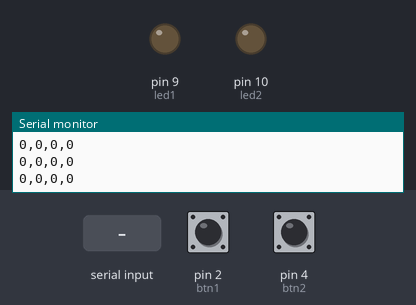
The sketch below on a simulated Arduino Uno, built with avr-gcc and run on an emulated ATmega328P. On the bench: output pins drawn as LEDs (lit = HIGH), the last lines printed to the serial monitor. The test bench sets the inputs (shaded band); at power-on: pin 2 (btn1) HIGH, pin 4 (btn2) HIGH.

Above: at 1.0 s.
1.1 s: "A" received over Serial
At 2.3 s:
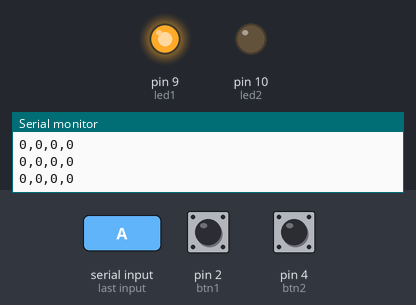
2.7 s: "B" received over Serial
At 3.5 s:
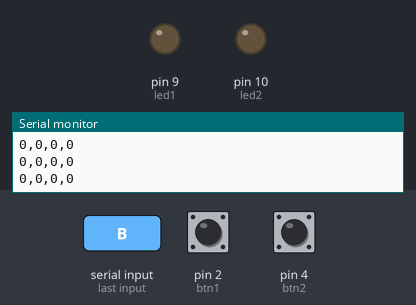
Timing chart, 0 to 5.7 s (numbered marks = the images above; inputs shaded):
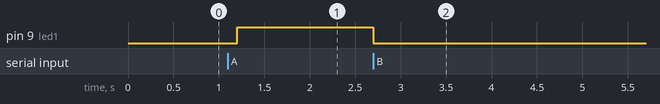

The sketch:

AshF_SS5.ino
```cpp
/* arduino_serial_handshaking.ino */
const int led1 = 9;           // Pin for the first LED
const int led2 = 10;          // Pin for the second LED
const int btn1 = 2;           // Pin for Button 1 (uses internal pull-up)
const int btn2 = 4;           // Pin for Button 2 (uses internal pull-up)

void setup() {
  Serial.begin(9600);         // Initialize serial communication at 9600 bits per second
  pinMode(led1, OUTPUT);      // Set LED 1 pin as an output
  pinMode(led2, OUTPUT);      // Set LED 2 pin as an output
  pinMode(btn1, INPUT_PULLUP); // Set Pin 2 as input; high when open, low when pressed
  pinMode(btn2, INPUT_PULLUP); // Set Pin 4 as input; high when open, low when pressed
  establishContact();         // Run the handshake function to wake up P5.js
}

void loop() {
  // Check if P5.js has sent a character to the Arduino
  if (Serial.available() > 0) {
    char inByte = Serial.read(); // Read the character ('A' for Start/Resume, 'B' for Pause)

    if (inByte == 'A') {         // P5 is requesting data
      // Read sensor states; '!' inverts the signal so 1 means "pressed"
      int s1 = !digitalRead(btn1);
      int s2 = !digitalRead(btn2);

      // Send the data as a comma-separated string back to P5
      Serial.print(s1);          // Send Button 1 state
      Serial.print(",");         // Add separator
      Serial.print(s2);          // Send Button 2 state
      Serial.print(",");         // Add separator
      Serial.print(0);           // Send placeholder for Potentiometer 1
      Serial.print(",");         // Add separator
      Serial.println(0);         // Send placeholder for Pot 2 and a newline (\n)

      // Visual feedback: Turn LED on while data is flowing
      digitalWrite(led1, HIGH);
    }
    else if (inByte == 'B') {    // P5 has requested a pause
      digitalWrite(led1, LOW);   // Turn off LED to indicate stopped state
    }
  }
}

void establishContact() {
  // Stay in this loop until P5 sends a character back to the Arduino
  while (Serial.available() <= 0) {
    // Send a "heartbeat" string to let P5 know the Arduino is ready
    Serial.println("0,0,0,0");
    delay(300);                // Wait 300ms between attempts to avoid flooding
  }
}
```

Measured:
- after the input at 1.1 s, pin 9 (led1): LOW → HIGH after 0.10 s
- after the input at 2.7 s, pin 9 (led1): HIGH → LOW at once
